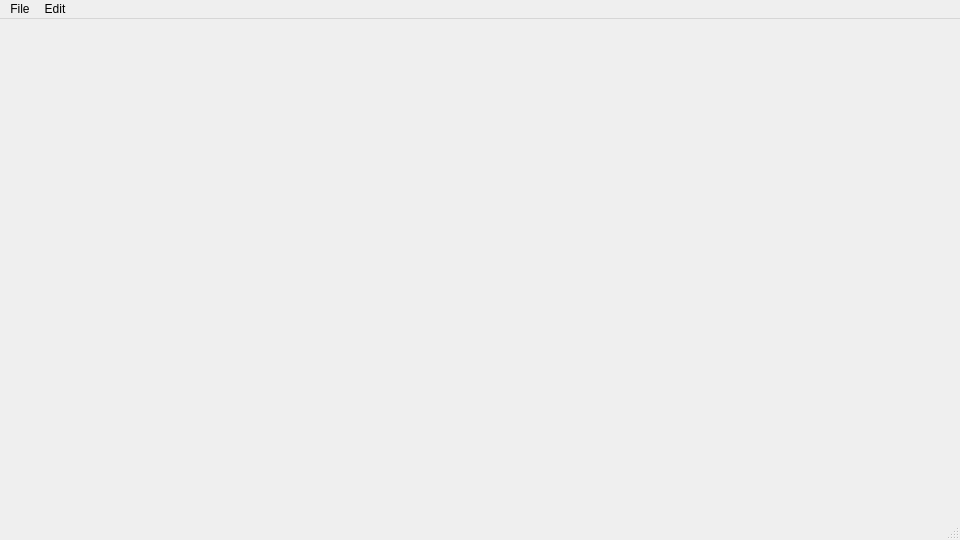
<?xml version="1.0" encoding="UTF-8"?>
<ui version="4.0">
 <class>MainWindow</class>
 <widget class="QMainWindow" name="MainWindow">
  <property name="geometry">
   <rect>
    <x>0</x>
    <y>0</y>
    <width>960</width>
    <height>540</height>
   </rect>
  </property>
  <property name="windowTitle">
   <string>MainWindow</string>
  </property>
  <widget class="QWidget" name="centralwidget">
   <layout class="QGridLayout" name="gridLayout"/>
  </widget>
  <widget class="QMenuBar" name="menubar">
   <property name="geometry">
    <rect>
     <x>0</x>
     <y>0</y>
     <width>960</width>
     <height>21</height>
    </rect>
   </property>
   <widget class="QMenu" name="menuFile">
    <property name="title">
     <string>File</string>
    </property>
    <addaction name="actionLoad_Parameters"/>
    <addaction name="actionSave_Parameters"/>
    <addaction name="actionChange_Theme"/>
   </widget>
   <widget class="QMenu" name="menuEdit">
    <property name="title">
     <string>Edit</string>
    </property>
    <addaction name="actionReset_Parameters"/>
   </widget>
   <addaction name="menuFile"/>
   <addaction name="menuEdit"/>
  </widget>
  <widget class="QStatusBar" name="statusbar"/>
  <action name="actionLoad_Parameters">
   <property name="text">
    <string>Load Parameters</string>
   </property>
  </action>
  <action name="actionReset_Parameters">
   <property name="text">
    <string>Reset Parameters</string>
   </property>
  </action>
  <action name="actionSave_Parameters">
   <property name="text">
    <string>Save Parameters</string>
   </property>
  </action>
  <action name="actionChange_Theme">
   <property name="text">
    <string>Change Theme</string>
   </property>
  </action>
 </widget>
 <resources/>
 <connections/>
</ui>
